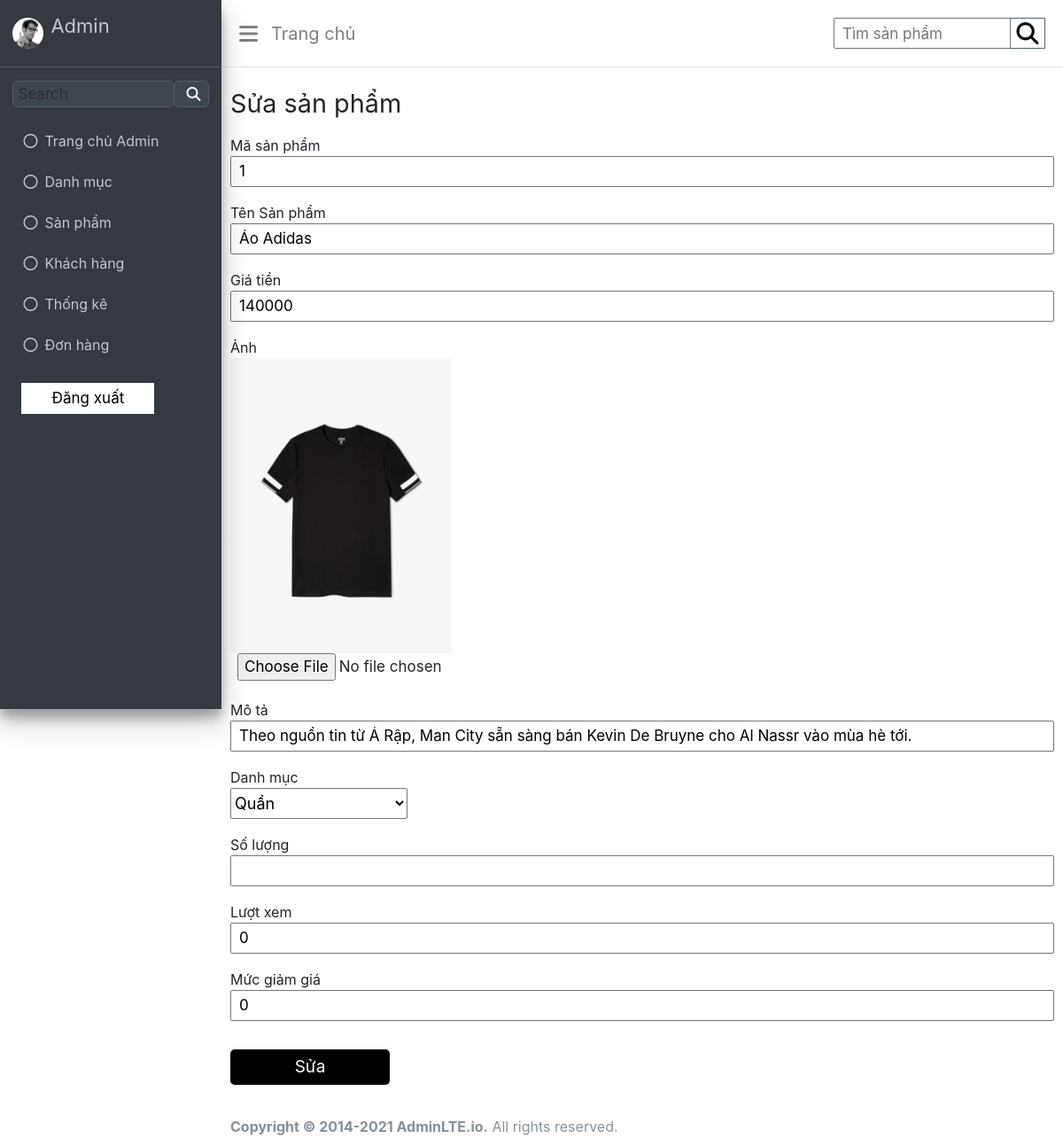
Page /admin/index.php?act=editsp&id=1 on the committed database.
### tables this page shows
CREATE TABLE `sanpham` (
  `id` int(11) NOT NULL,
  `name` varchar(255) NOT NULL,
  `giatien` int(11) NOT NULL,
  `img` varchar(255) DEFAULT NULL,
  `mota` text NOT NULL,
  `iddm` int(11) NOT NULL,
  `luotxem` int(11) NOT NULL,
  `ngaytao` varchar(255) NOT NULL,
  `mucgiamgia` int(11) NOT NULL
);

### model/pdo.php (called while the page is built, shortened)
<?php
function pdo_get_connection(){
    $servername = "localhost";
    $username = "root";
    $password = "";
    try {
        $conn = new PDO("mysql:host=$servername;dbname=wd18331_duan1", $username, $password);
        $conn->setAttribute(PDO::ATTR_ERRMODE, PDO::ERRMODE_EXCEPTION);
        return $conn;
    } catch(PDOException $e) {
        echo "Connection failed: " . $e->getMessage();
    }
}
function pdo_query($sql){
    $sql_args=array_slice(func_get_args(),1);
    try{
        $conn=pdo_get_connection();
        $stmt=$conn->prepare($sql);
        $stmt->execute($sql_args);
        $rows=$stmt->fetchAll();
        return $rows;
    }
    catch(PDOException $e){
        throw $e;
    }
    finally{
        unset($conn);
    }
}
function pdo_query_one($sql){
    $sql_args=array_slice(func_get_args(),1);
    try{
        $conn=pdo_get_connection();
        $stmt=$conn->prepare($sql);
        $stmt->execute($sql_args);
        $row=$stmt->fetch(PDO::FETCH_ASSOC);
        return $row;
    }
    catch(PDOException $e){
        throw $e;
    }
    finally{
        unset($conn);
    }
}
?>

### model/sanpham.php (called while the page is built, shortened)
<?php
function loadAllDm(){
    $sql = "SELECT * FROM danhmuc";
    $listdanhmuc = pdo_query($sql);
    return $listdanhmuc;
}
function loadOneSp($id){
    $sql = "SELECT * FROM sanpham WHERE id = $id";
    $sanpham = pdo_query_one($sql);
    return $sanpham;
}
?>

### admin/sanpham/edit.php (the view, shortened to what this page needs)
<?php
if(is_array($sanpham)){
    extract($sanpham);
}
$image = "../Img/$img";
?>
<!DOCTYPE html>
<html lang="en">
<head>
</head>
<body>
    <div class="wrapper">
        <div class="font-title">
            <h1>Sửa sản phẩm</h1>
        </div>
        <div class="form-content">
            <form action="index.php?act=editsp" method="POST" enctype="multipart/form-data">
                <div class="row-input">
                    <label> Mã sản phẩm </label> <br>
                    <input type="text" name="id" value="<?=$id?>">
                </div>
                <div class="row-input">
                    <label>Tên Sản phẩm </label> <br>
                    <input type="text" name="name" value="<?=$name?>">
                </div>
                <div class="row-input">
                    <label>Giá tiền</label> <br>
                    <input type="text" name="giatien" value="<?=$giatien?>">
                </div>
                <div class="row-input">
                    <label>Ảnh </label> <br>
                    <img src="<?=$image?>" alt="">
                    <input type="file" name="img">
                </div>
                <div class="row-input">
                    <label>Mô tả </label> <br>
                    <input type="text" name="mota" value="<?=$mota?>">
                </div>
                <div class="row-input">
                    <label>Danh mục </label> <br>
                    <select name="iddm" id="">
                        <?php foreach ($listdanhmuc as $danhmuc) {
                    extract($danhmuc);
                    if($iddm === $id){
                        echo '<option value="'.$id.'" selected>'.$name.'</option>';
                    } else {
                        echo '<option value="'.$id.'">'.$name.'</option>';
                    }
             } ?>
                    </select>
                </div>
                <div class="row-input">
                    <label>Số lượng </label> <br>
                    <input type="text" name="soluong" value="<?=$soluong?>">
                </div>
                <div class="row-input">
                    <label>Lượt xem </label> <br>
                    <input type="text" name="luotxem" value="<?=$luotxem?>">
                </div>
                <div class="row-input">
                    <label>Mức giảm giá </label> <br>
                    <input type="text" name="mucgiamgia" value="<?=$mucgiamgia?>">
                </div>
                <div class="row-btn">
                    <input onclick="return confirmEdit()" type="submit" name="sua" value="Sửa">
                </div>
            </form>
        </div>
    </div>
</body>
</html>

### admin/CSS/header.css (style rules this page uses)
body { background-color: #f4f6f9; }

### admin/CSS/home.css (style rules this page uses)
.wrapper { margin-left: 250px; padding: 0px 10px; }
.wrapper h1 { text-align: left; font-size: 1.8rem; font-weight: 400; }

### admin/CSS/add.css (style rules this page uses)
.wrapper { margin-left: 250px; padding: 0px 10px; }
.wrapper h1 { text-align: left; font-size: 1.8rem; font-weight: 400; }
.font-title { margin-top: 100px; }
.form-content { margin: 10px 0px; }
.row-input { margin: 17px 0px; }
.row-input input { width: 100%; height: 35px; padding-left: 8px; font-size: 17px; }
.row-input select { font-size: 18px; width: 200px; height: 35px; }
.row-btn input { width: 180px; height: 40px; font-size: 19px; margin: 15px 0px; background-color: #000; color: #fff; border: none; outline: none; border-radius: 5px; cursor: pointer; }

### admin/CSS/edit.css (style rules this page uses)
.wrapper { margin-left: 250px; padding: 0px 10px; }
.font-title { margin-top: 100px; }
.form-content { margin: 10px 0px; }
.row-input { margin: 17px 0px; }
.row-input input { width: 100%; height: 35px; padding-left: 8px; font-size: 17px; }
.row-input select { font-size: 18px; width: 200px; height: 35px; }
.row-input img { width: 250px; }
.row-btn input { width: 180px; height: 40px; font-size: 19px; margin: 15px 0px; background-color: #000; color: #fff; border: none; outline: none; border-radius: 5px; cursor: pointer; }

### admin/CSS/list.css (style rules this page uses)
* { margin: 0; padding: 0; font-family: "Source Sans Pro", -apple-system, BlinkMacSystemFont, "Segoe UI", Roboto, "Helvetica Neue", Arial, sans-serif, "Apple Color Emoji", "Segoe UI Emoji", "Segoe UI Symbol"; font-weight: 400; box-sizing: border-box; }
.wrapper { margin-left: 250px; padding: 0px 10px; }
.wrapper h1 { text-align: left; font-size: 1.8rem; font-weight: 400; }

### admin/CSS/index.css (style rules this page uses)
* { margin: 0; padding: 0; font-family: "Source Sans Pro", -apple-system, BlinkMacSystemFont, "Segoe UI", Roboto, "Helvetica Neue", Arial, sans-serif, "Apple Color Emoji", "Segoe UI Emoji", "Segoe UI Symbol"; font-weight: 400; box-sizing: border-box; }
body { min-height: 100vh; display: flex; flex-direction: column; }

### rows in the picture
sanpham: id "1", name "Áo Adidas", giatien "140000", img (picture), mota "Theo nguồn tin từ Ả Rập, Man City sẵn sàng bán Kevin De Bruyne cho Al Nassr vào mùa hè tới.", luotxem "0", mucgiamgia "0"

### other values in the picture
form field iddm "Quần"
